Frame 1 (no input): blank canvas, image omitted
Frame 60 (no input): blank canvas, image omitted
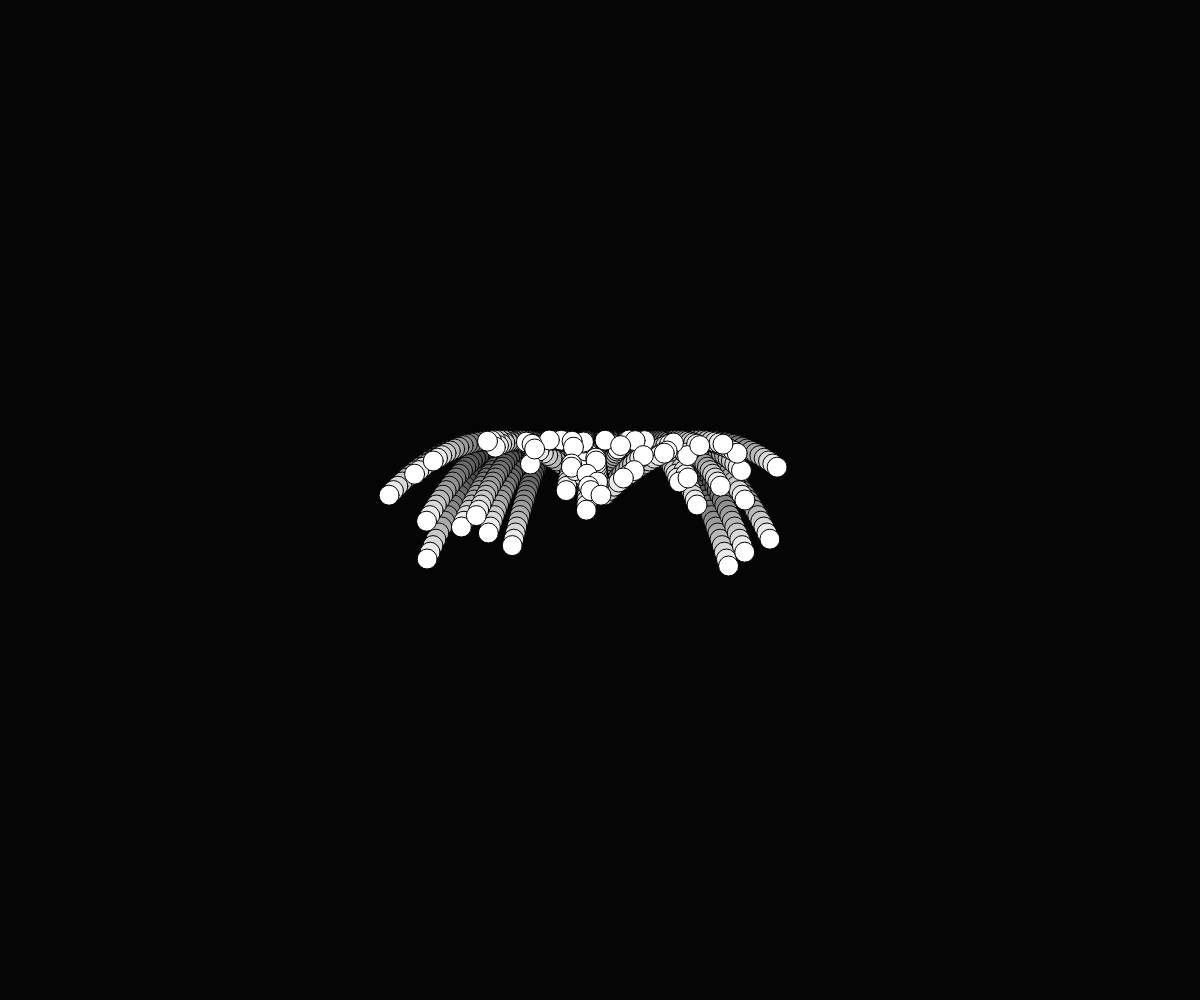
Frame 120 (the mouse pressed at the canvas centre since frame 60)

The p5.js sketch whose frames 1 and 60 were blank and that drew this single picture after the mouse press (run headless with seeded random() and noise() and a simulated clock; from frame 60 on, the mouse is pressed at the canvas centre):

// p5.js sketch
// ── sketch.js
// Vectors Practice
// Mr. Scott
// April 13, 2026
// Useful for modeling forces...

let objects = [];

function setup() {
  createCanvas(windowWidth, windowHeight);
}

function draw() {
  background(0,20);
  //create objects
  if(mouseIsPressed){
    objects.push(new Ball(mouseX, mouseY));
  }

  //process objects
  for(let o of objects){
    if(keyIsDown(32)){
      o.calcMouse();   //Mouse attractor 
    }
    else{
      o.force = createVector(0,0);
    }
    //
    o.move(); 
    o.display();
  }
}

class Ball{
  constructor(x,y){
    this.pos = createVector(x,y);
    this.vel = createVector(random(-5,5), -5);
    this.force = createVector(0, 0.2); //GRAV
    this.grav = createVector(0, 0.2);
  }

  calcMouse(){
    //mouse vector "attractor" calculations
    this.force = createVector(mouseX, mouseY);
    this.force.sub(this.pos);
    this.force.normalize(); //set hyp to 1
    this.force.mult(2);
  }

  move(){
    //update velocity and pos vectors
    this.vel.add(this.force);
    this.vel.add(this.grav);
    this.vel.limit(20); //can't go outside -20 and 20
    this.pos.add(this.vel);

    //wall bounce
    if(this.pos.x < 0 || this.pos.x > width){
      this.vel.x *= -1;
    }
    //floor bounce
    if(this.pos.y > height){
      this.vel.y *= -0.9;
    }
  }

  display(){
    //display the ball
    circle(this.pos.x, this.pos.y, 20);

    //display the vectors
    if(false){
      stroke(255,0,0);
      line(0,0,this.pos.x, this.pos.y);  //POS VECTOR (red)

      let endX = this.pos.x + this.vel.x;
      let endY = this.pos.y + this.vel.y;

      stroke(0,0,255);
      line(this.pos.x, this.pos.y, endX, endY); //VEL VECT(blue)

      stroke(0,255,0);
      line(endX, endY, endX + this.force.x, endY + this.force.y);
    }

  }
}
